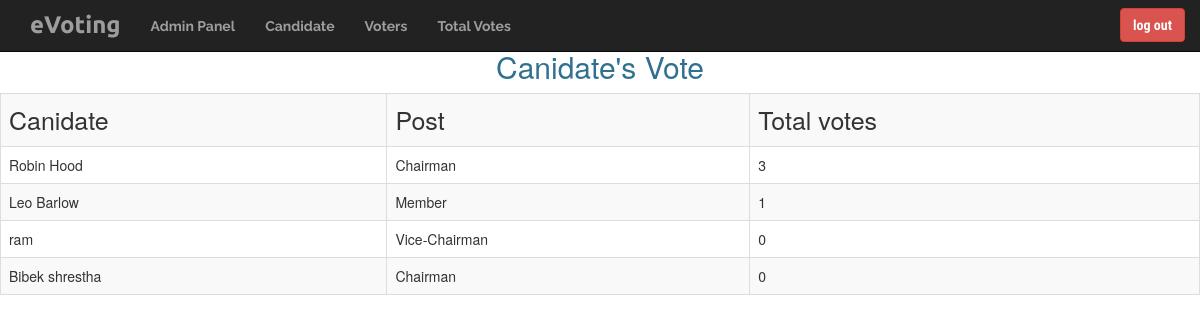
Screenshot of /total_vote.php with the database file from the repository.
### tables this page shows
CREATE TABLE `canidate` (
  `cid` int(100) NOT NULL,
  `name` varchar(100) NOT NULL,
  `photo` varchar(100) NOT NULL,
  `post` varchar(50) NOT NULL,
  `address` varchar(100) NOT NULL
);

### total_vote.php (the view, shortened to what this page needs)
<?php
include_once('config.php');
$sql = "SELECT * from canidate";
$result = mysqli_query($conn, $sql);
?>
<!DOCTYPE html>
<html lang="en">
<head>
    <link rel="stylesheet" href="css/bootstrap.min.css">
</head>
<body>
    <div class="container">
        <?php include_once('layout/navlogout.php'); ?>
    </div>
    <h2 class="text-center text-info" style=" margin-top:50px;">Canidate's Vote</h2>
    <div>
        <table class="table table-bordered table-striped table-responsive">
            <tr style="font-size:25px">
                <td>Canidate</td>
                <td>Post</td>
                <td>Total votes</td>
            </tr>
            <?php while ($data = mysqli_fetch_assoc($result)) { ?>
                <tr>
                    <td><?php echo $data['name'] ?></td>
                    <td><?php echo $data['post'] ?></td>
                    <?php
                    $sq = "SELECT count(vid) as vote from vote_table WHERE cid=" . $data['cid'];
                    $res = mysqli_query($conn, $sq);
                    $res = mysqli_fetch_assoc($res);
                    ?>
                    <td><?php if (isset($res['vote'])) {
                            echo $res['vote'];
                        } else {
                            echo "N/A";
                        } ?></td>
                </tr>
            <?php } ?>
        </table>
    </div>
</body>
</html>

### layout/navlogout.php (style rules this page uses)
body { margin: 0px; padding: 0px; }

### rows the page displays
canidate: name "Robin Hood", post "Chairman", vote "3"
canidate: name "Leo Barlow", post "Member", vote "1"
canidate: name "ram", post "Vice-Chairman", vote "0"
canidate: name "Bibek shrestha", post "Chairman", vote "0"
